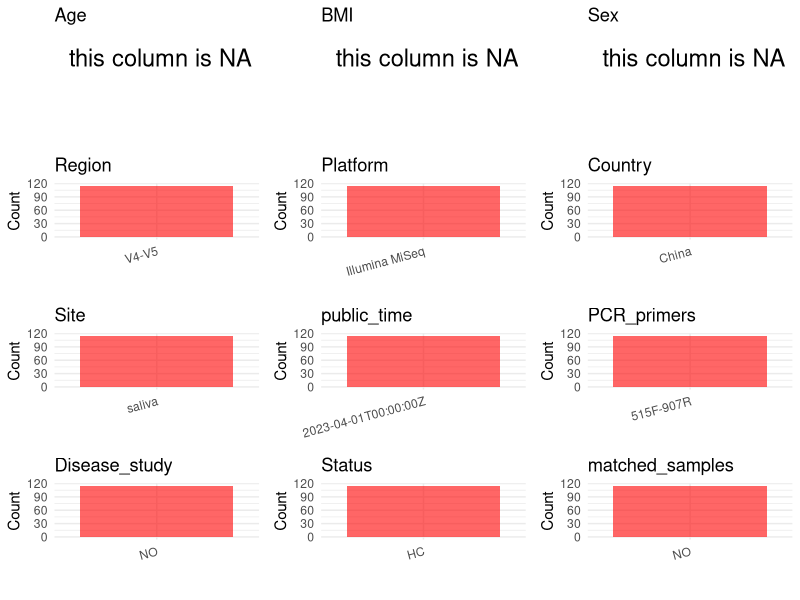

Generate this figure with R: (Note: this script raises an error after producing the figure.)
## ---- chunk 1
library(tidyverse)
library(ggplot2)
library(cowplot)

setwd("C:/Users/zyc/Desktop/oral_project/data/projects/PRJNA613363")
initial_meta <- read.csv("SraRunTable.csv", header = TRUE) 
head(initial_meta)
## ---- chunk 2
metadata <- data.frame(
  BioProject = initial_meta$BioProject,
  Run = initial_meta$Run,
  sample_name = initial_meta$Sample.Name,
  Age = NA, 
  BMI = NA,  
  Sex = NA,
  Platform = initial_meta$Instrument,
  # Country = initial_meta$geo_loc_name_country,
  # Status = initial_meta$Host_disease,
  Site = initial_meta$isolation_source,
  public_time = initial_meta$ReleaseDate,
  stringsAsFactors = FALSE
)
## ---- chunk 3

 # metadata <- metadata %>%
 #  mutate(Sex = recode(Sex, "female" = "F", "male" = "M"))
 # metadata <- metadata %>%mutate(Age = Age/12)

## ---- chunk 4
metadata$Country = "China"
metadata$Status = "HC"
metadata$matched_samples = "NO"
metadata$Region = "V4-V5"
metadata$title <- "Comparative analysis of oral microbiome from Zang and Han populations living at different altitudes"
metadata$Disease_study <- "NO"
metadata$PCR_primers <- "515F-907R"
head(metadata)
## ---- chunk 5
print(paste("Number of unique runs:", length(unique(metadata$Run))))
print(paste("Number of unique sample names:", length(unique(metadata$sample_name))))
## ---- chunk 6
plot_data <- metadata %>%
  select(-BioProject, -Run, -sample_name, -title)

# Function to create simple plots for each column
create_simple_plots <- function(data) {
  plots <- list()
  
  for (col in colnames(data)) {
    # Check if the column is all NA
    if (all(is.na(data[[col]]))) {
      # Create an empty plot with text indicating all NA
      p <- ggplot() +
        annotate("text", x = 0.5, y = 0.5, label = "this column is NA", size = 6) +
        labs(title = col) +
        theme_void()
    } else if (is.numeric(data[[col]])) {
      # Numeric variable: histogram
      p <- ggplot(data, aes(x = .data[[col]])) +
        geom_histogram(fill = "blue", alpha = 0.6, bins = 20, na.rm = T) +
        labs(title = col) +
        theme_minimal()
    } else {
      # Categorical variable: bar plot (remove NA values)
      count_data <- as.data.frame(table(data[[col]], useNA = "ifany"))
      p <- ggplot(count_data, aes(x = reorder(Var1, -Freq), y = Freq)) +
        geom_col(fill = "red", alpha = 0.6) +
        labs(title = col, x = NULL, y = "Count") +
        theme_minimal() +
        theme(axis.text.x = element_text(angle = 15, hjust = 1))
    }
    plots[[col]] <- p
  }
  
  return(plots)
}


plots <- create_simple_plots(plot_data)
p<-plot_grid(plots$Age, 
          plots$BMI, 
          plots$Sex, 
          plots$Region, 
          plots$Platform, 
          plots$Country, 
          plots$Site,
          plots$public_time, 
          plots$PCR_primers,
          plots$Disease_study,
          plots$Status,
          plots$matched_samples,# add 
          ncol = 3, align = "hv", axis = "lb")
ggsave("metadata_summary.png", plot = p, width = 8, height = 6, dpi = 150)


## ---- chunk 7
knitr::include_graphics("metadata_summary.png")
## ---- chunk 8
metadata <- metadata[, c(
  "BioProject", "Run", "sample_name", "Age", "BMI", "Sex", 
  "Region", "Platform", "Country", "Site", "public_time", 
  "PCR_primers", "title", "Disease_study", "Status","matched_samples"
)]

write.csv(metadata, file = "metadata.csv", quote = FALSE)
